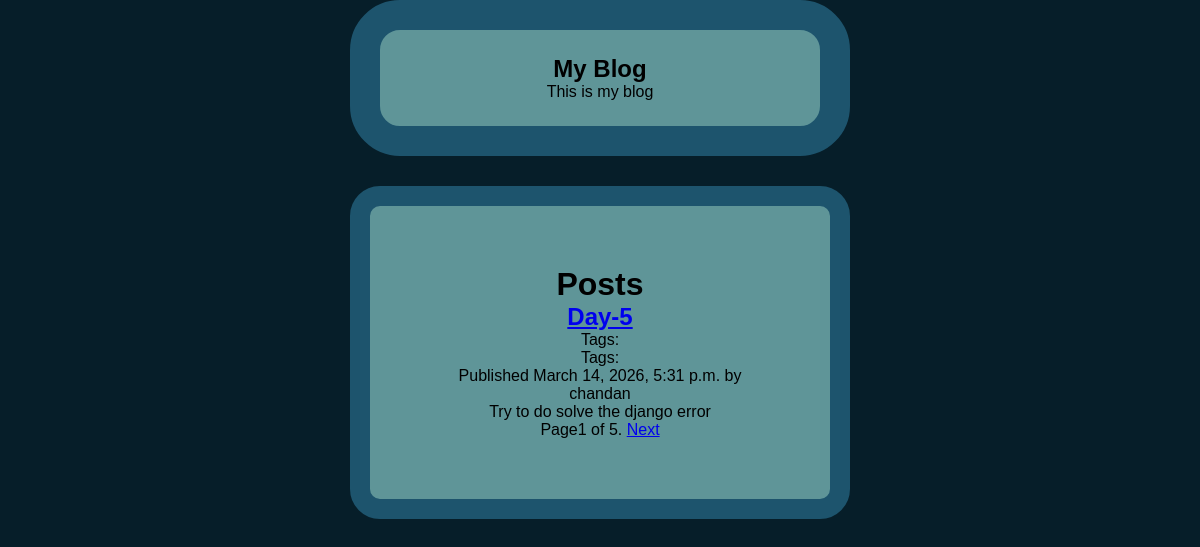
/blog/, run on an earlier commit of the app's database.
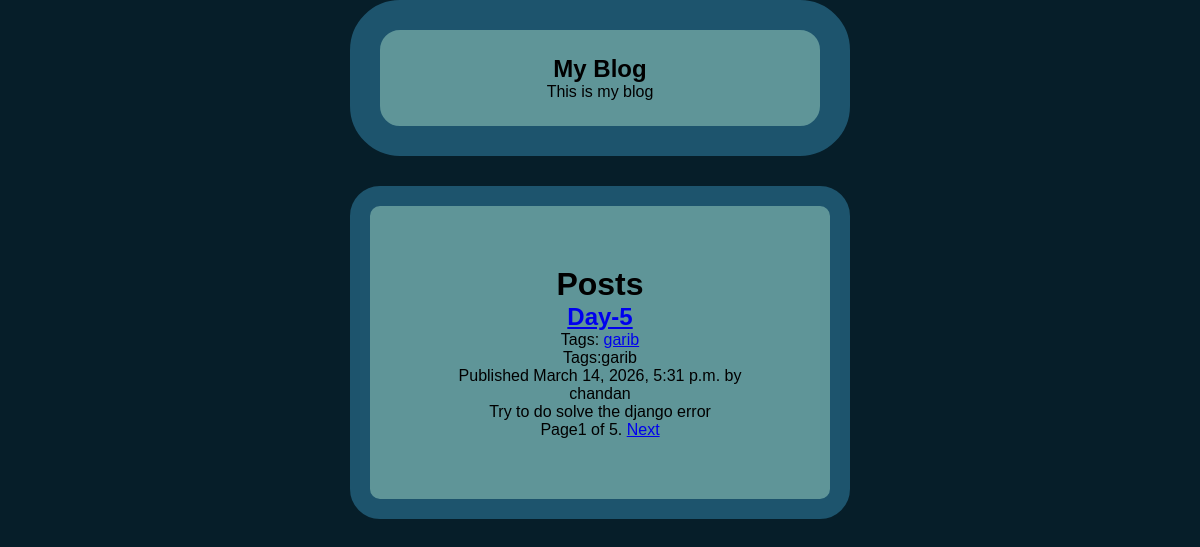
And on a later commit of the database.
### blog/models.py (models this page shows, shortened)
class Post(models.Model):
    tags=TaggableManager()
    class Status(models.TextChoices):
        DRAFT='Df','Draft'
        PUBLISHED='PB','published'
    title=models.CharField(max_length=250)
    slug=models.SlugField(max_length=250, unique_for_date='publish')
    author=models.ForeignKey(
        settings.AUTH_USER_MODEL,
        on_delete=models.CASCADE,
        related_name='blog_posts'
    )
    body=models.TextField()
    publish=models.DateTimeField(default=timezone.now)
    created=models.DateTimeField(auto_now_add=True)
    update=models.DateField(auto_now=True)
    status=models.CharField(
        max_length=2,
        choices=Status,
        default=Status.DRAFT
    )
    objects=models.Manager()
    published=PublishedManager()
    draft=DraftManager()
    class Meta:
        ordering=['-publish']
        indexes=[
            models.Index(fields=['-publish']),
        ]
    def get_absolute_url(self):
        return reverse('blog:post_detail',args=[self.publish.year,self.publish.month,self.publish.day,self.slug])

### blog/views.py (the view)
# urls.py: path('',views.post_list,name='post_list'),
def post_list(request,tag_slug=None):
    posts= Post.published.all()
    tag=None
    if tag_slug:
        tag = get_object_or_404(Tag, slug=tag_slug)
        posts = posts.filter(tags__in=[tag])
    paginator = Paginator(posts, 1)
    page_number = request.GET.get('page', 1)
    try:
        posts = paginator.page(page_number)
    except EmptyPage:
        posts = paginator.page(paginator.num_pages)
    except PageNotAnInteger:
        posts=paginator.page(1)
    return render(request, 'blog/post/list.html', {'posts': posts,'tag':tag})

### blog/models.py (called while the page is built)
    def get_queryset(self):
        return super().get_queryset().filter(status=Post.Status.PUBLISHED)

### blog/templates/blog/post/list.html (shortened to what this page needs)
{% extends "blog/base.html" %}
{% block content %}
    <h1>Posts</h1>
    {% for post in posts %}
        <h2><a href="{{post.get_absolute_url}}">{{ post.title }}</a></h2>
        <p class="tag">
            Tags:
            {% for tag in post.tags.all %}
                <a href="{% url 'blog:post_list_by_tag' tag.slug %}">{{ tag.name }}</a>
            {% endfor %}
        </p>
        <p  class="tags">Tags:{{post.tags.all|join:","}}</p>
        <p class="date">Published {{ post.publish }} by {{ post.author }}</p>
        <p>{{ post.body|truncatewords:30|linebreaks }}</p>
    {% endfor %}
    {% include "pagination.html" with page=posts %}
{% endblock %}

### blog/templates/blog/base.html (shortened to what this page needs)
{% load static %}
<!DOCTYPE html>
<html lang="en">
<head>
<link rel="stylesheet" href="{% static 'css/blog.css' %}">
</head>
<body>
    <div id='sidebar'>
    <h2>My Blog </h2>
    <p>This is my blog</p>
    </div>
    <div id='content'>
        {% block content %}
        {% endblock %}
    </div>
</body>
</html>

### blog/templates/pagination.html (shortened to what this page needs)
<div class="pagination">
    <span class="step-links">
            <span class="current">
                Page{{page.number}} of {{page.paginator.num_pages}}.
            </span>
            {% if page.has_next %}
            <a href="?page={{page.next_page_number}}">Next</a>
            {% endif %}
    </span>
</div>

### blog/static/css/blog.css (style rules this page uses)
* { margin: 0; padding: 0; box-sizing: border-box; }
body { font-family: Arial, sans-serif; background: #061E29; min-height: 100vh; text-align: center ; }
#sidebar { background-color:#5F9598 ; width: 500px; padding: 25px; margin: auto; border-radius: 50px; text-align: center; margin-bottom: 30px; border: 30px solid #1d546d; }
#content { background: #5F9598; padding: 60px; border-radius: 30px; margin: auto; border: 20px solid #1D546D; width: 500px; margin-bottom: 30px; }

What changed in the data, as far as the page shows it:
changed Post "Day-5": tags.all (not shown) → "garib"
added Tag: name "garib"
